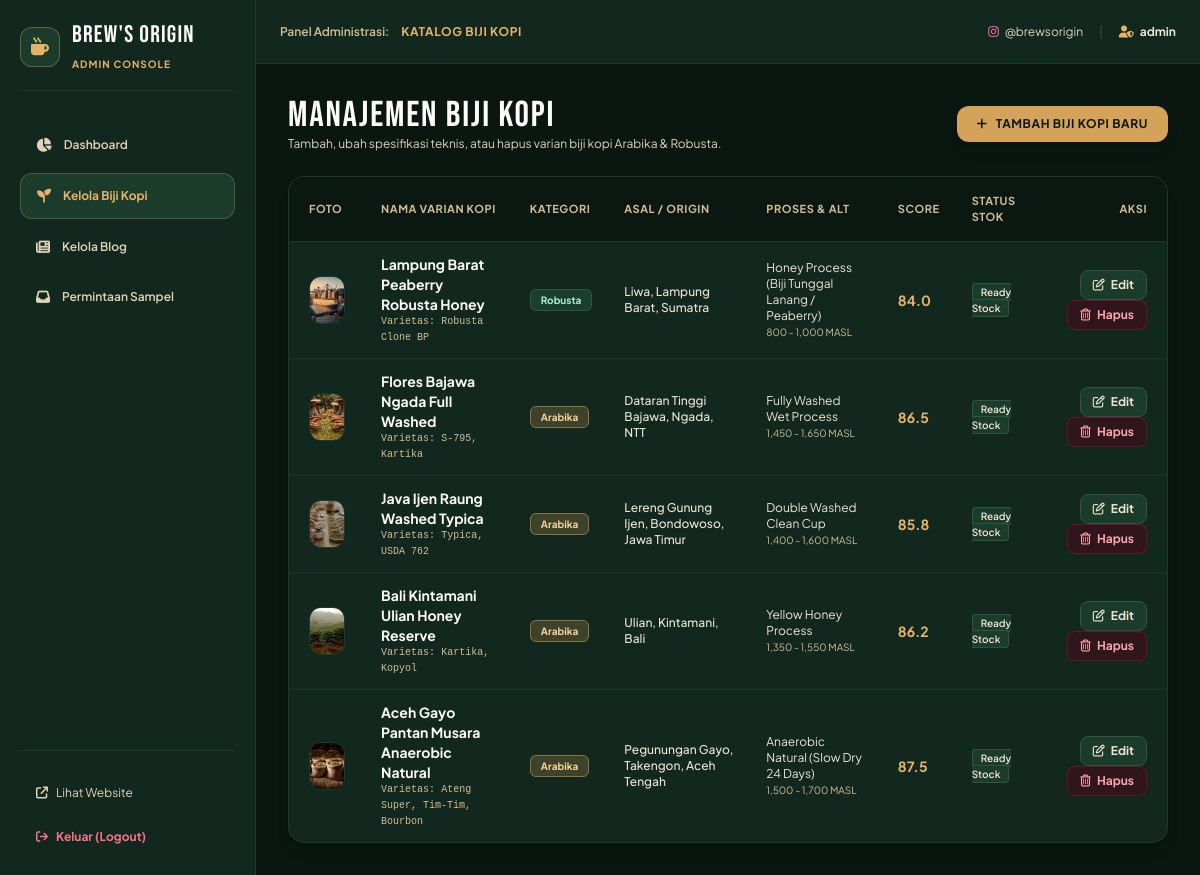
The page /admin/beans (signed in) on the database its author committed.
### models.py (models this page shows, shortened)
class CoffeeBean(db.Model):
    __tablename__ = 'coffee_beans'
    id = db.Column(db.Integer, primary_key=True)
    name = db.Column(db.String(150), nullable=False)
    slug = db.Column(db.String(180), unique=True, nullable=False)
    category = db.Column(db.String(50), nullable=False, default='Arabika') # Arabika or Robusta
    origin = db.Column(db.String(120), nullable=False) # e.g. Aceh Gayo, Bali Kintamani
    altitude = db.Column(db.String(80), default='1,400 - 1,700 MASL')
    process = db.Column(db.String(80), default='Full Washed') # Natural, Washed, Honey, Anaerobic, Wet Hulled
    variety = db.Column(db.String(120), default='Typica, Bourbon')
    cupping_score = db.Column(db.Float, default=85.0)
    flavor_notes = db.Column(db.String(255), default='Chocolate, Nutty, Brown Sugar') # Comma-separated
    moisture = db.Column(db.String(50), default='11.5%')
    screen_size = db.Column(db.String(80), default='Screen 16-18 (Grade 1)')
    defect_rate = db.Column(db.String(80), default='< 1%')
    roast_recommendation = db.Column(db.String(120), default='Medium Roast')
    crop_year = db.Column(db.String(50), default='2024 / 2025')
    packaging = db.Column(db.String(100), default='GrainPro + Jute Bag 60 Kg')
    moq = db.Column(db.String(80), default='1 Bag (60 Kg)')
    price_estimate = db.Column(db.String(100), default='Hubungi Kami')
    description = db.Column(db.Text, nullable=True)
    image_url = db.Column(db.String(255), default='/static/assets/coffee-beans-sacks.jpg')
    is_featured = db.Column(db.Boolean, default=False)
    status = db.Column(db.String(50), default='Ready Stock') # Ready Stock, Limited, Incoming Harvest
    created_at = db.Column(db.DateTime, default=utc_now)
    updated_at = db.Column(db.DateTime, default=utc_now, onupdate=utc_now)

### app.py (the view)
@app.route('/admin/beans')
@login_required
def admin_beans():
    beans = CoffeeBean.query.order_by(CoffeeBean.created_at.desc()).all()
    return render_template('admin/beans.html', beans=beans)

### app.py (called while the page is built)
def login_required(f):
    @wraps(f)
    def decorated_function(*args, **kwargs):
        if not session.get('admin_logged_in'):
            flash('Silakan login terlebih dahulu untuk mengakses panel admin.', 'warning')
            return redirect(url_for('admin_login'))
        return f(*args, **kwargs)
    return decorated_function

@app.context_processor
def inject_global_vars():
    return {
        'config': app.config,
        'instagram_handle': app.config['INSTAGRAM_HANDLE'],
        'instagram_url': app.config['INSTAGRAM_URL'],
        'whatsapp_number': app.config['WHATSAPP_NUMBER']
    }

### templates/admin/beans.html (shortened to what this page needs)
{% extends "admin/layout.html" %}
{% block section_name %}Katalog Biji Kopi{% endblock %}
{% block content %}
<div class="space-y-6">
    <div class="flex flex-col sm:flex-row justify-between items-start sm:items-center gap-4">
        <div>
            <h1 class="font-bebas text-4xl text-cream-50">MANAJEMEN BIJI KOPI</h1>
            <p class="text-xs text-cream-300">Tambah, ubah spesifikasi teknis, atau hapus varian biji kopi Arabika & Robusta.</p>
        </div>
        <a href="{{ url_for('admin_bean_new') }}" class="btn-primary px-5 py-2.5 rounded-xl text-xs font-bold uppercase tracking-wider flex items-center gap-2 shadow-lg">
            <i class="fa-solid fa-plus text-forest-950"></i> Tambah Biji Kopi Baru
        </a>
    </div>
    <div class="bg-forest-900 border border-forest-800 rounded-2xl overflow-hidden shadow-lg">
        <div class="overflow-x-auto">
            <table class="w-full text-left text-xs">
                <thead>
                    <tr class="bg-forest-950/90 border-b border-forest-800 text-cream-400 uppercase tracking-wider text-[11px]">
                        <th class="py-4 px-5">Foto</th>
                        <th class="py-4 px-4">Nama Varian Kopi</th>
                        <th class="py-4 px-4">Kategori</th>
                        <th class="py-4 px-4">Asal / Origin</th>
                        <th class="py-4 px-4">Proses & Alt</th>
                        <th class="py-4 px-4">Score</th>
                        <th class="py-4 px-4">Status Stok</th>
                        <th class="py-4 px-5 text-right">Aksi</th>
                    </tr>
                </thead>
                <tbody class="divide-y divide-forest-800/80">
                    {% for bean in beans %}
                        <tr class="hover:bg-forest-800/50 transition-colors">
                            <td class="py-3 px-5">
                                <img src="{{ bean.image_url }}" alt="" class="w-12 h-12 rounded-xl object-cover border border-forest-800">
                            </td>
                            <td class="py-3 px-4">
                                <div class="font-bold text-cream-50 text-sm">{{ bean.name }}</div>
                                <div class="text-[10px] text-cream-400 font-mono">Varietas: {{ bean.variety }}</div>
                            </td>
                            <td class="py-3 px-4">
                                {% if bean.category == 'Arabika' %}
                                    <span class="badge-arabica px-2.5 py-1 rounded-md text-[10px] font-bold">Arabika</span>
                                {% else %}
                                    <span class="badge-robusta px-2.5 py-1 rounded-md text-[10px] font-bold">Robusta</span>
                                {% endif %}
                            </td>
                            <td class="py-3 px-4 text-cream-200 font-medium">{{ bean.origin }}</td>
                            <td class="py-3 px-4">
                                <div class="text-cream-200">{{ bean.process }}</div>
                                <div class="text-[10px] text-cream-400">{{ bean.altitude }}</div>
                            </td>
                            <td class="py-3 px-4 font-bold text-gold-400 text-sm">
                                {{ bean.cupping_score or '-' }}
                            </td>
                            <td class="py-3 px-4">
                                <span class="px-2 py-0.5 rounded text-[10px] font-semibold bg-forest-800 text-cream-200 border border-forest-700">
                                    {{ bean.status }}
                                </span>
                            </td>
                            <td class="py-3 px-5 text-right space-x-2">
                                <a href="{{ url_for('admin_bean_edit', id=bean.id) }}" class="inline-block px-3 py-1.5 rounded-lg bg-forest-800 hover:bg-forest-700 text-cream-200 hover:text-gold-400 font-bold transition-colors border border-forest-700">
                                    <i class="fa-regular fa-pen-to-square mr-1"></i> Edit
                                </a>
                                <form method="POST" action="{{ url_for('admin_bean_delete', id=bean.id) }}" class="inline-block" onsubmit="return confirm('Apakah Anda yakin ingin menghapus biji kopi ini? Data yang terhapus tidak dapat dikembalikan.');">
                                    <button type="submit" class="px-3 py-1.5 rounded-lg bg-rose-950/50 hover:bg-rose-900/60 text-rose-300 font-bold transition-colors border border-rose-900/60">
                                        <i class="fa-regular fa-trash-can mr-1"></i> Hapus
                                    </button>
                                </form>
                            </td>
                        </tr>
                    {% else %}
                        <tr>
                            <td colspan="8" class="text-center py-12 text-cream-400 text-xs">
                                Belum ada data biji kopi di database.
                            </td>
                        </tr>
                    {% endfor %}
                </tbody>
            </table>
        </div>
    </div>
</div>
{% endblock %}

### static/css/custom.css (style rules this page uses)
:root { --color-forest-darkest: #0a1711; --color-forest-dark: #12281e; --color-forest-card: #183528; --color-forest-surface: #1e4232; --color-forest-border: #2b5542; --color-forest-accent: #2e694d; --color-forest-hover: #3a805e; --color-cream-50: #fdfbf7; --color-cream-100: #f7f2e7; --color-cream-200: #efe5d3; --color-cream-300: #e2d2b8; --color-cream-400: #d1bc97; --color-cream-500: #bfa577; --color-cream-text: #f5eedf; --color-cream-muted: #d0c4b2; --color-gold-accent: #d4a359; --color-gold-hover: #e5b46a; --font-heading: 'Bebas Neue', sans-serif; --font-body: 'Plus Jakarta Sans', system-ui, -apple-system, sans-serif; }
body { font-family: var(--font-body); background-color: var(--color-forest-darkest); color: var(--color-cream-text); margin: 0; padding: 0; overflow-x: hidden; }
h1, h2, h3, .font-heading, .brand-font { font-family: var(--font-heading); letter-spacing: 0.04em; }
.font-bebas { font-family: var(--font-heading); letter-spacing: 0.05em; }
.badge-arabica { background: rgba(212, 163, 89, 0.22); color: #f7d59b; border: 1px solid rgba(212, 163, 89, 0.5); }
.badge-robusta { background: rgba(46, 105, 77, 0.35); color: #a7f3d0; border: 1px solid rgba(46, 105, 77, 0.6); }
.btn-primary { background-color: var(--color-gold-accent); color: #0a1711; font-weight: 700; transition: all 0.2s ease; }

### rows shown on the page
CoffeeBean: image_url (picture), name "Lampung Barat Peaberry Robusta Honey", variety "Robusta Clone BP", category "Robusta", origin "Liwa, Lampung Barat, Sumatra", process "Honey Process (Biji Tunggal Lanang / Peaberry)", altitude "800 - 1,000 MASL", cupping_score "84.0", status "Ready Stock"
CoffeeBean: image_url (picture), name "Flores Bajawa Ngada Full Washed", variety "S-795, Kartika", category "Arabika", origin "Dataran Tinggi Bajawa, Ngada, NTT", process "Fully Washed Wet Process", altitude "1,450 - 1,650 MASL", cupping_score "86.5", status "Ready Stock"
CoffeeBean: image_url (picture), name "Java Ijen Raung Washed Typica", variety "Typica, USDA 762", category "Arabika", origin "Lereng Gunung Ijen, Bondowoso, Jawa Timur", process "Double Washed Clean Cup", altitude "1,400 - 1,600 MASL", cupping_score "85.8", status "Ready Stock"
CoffeeBean: image_url (picture), name "Bali Kintamani Ulian Honey Reserve", variety "Kartika, Kopyol", category "Arabika", origin "Ulian, Kintamani, Bali", process "Yellow Honey Process", altitude "1,350 - 1,550 MASL", cupping_score "86.2", status "Ready Stock"
CoffeeBean: image_url (picture), name "Aceh Gayo Pantan Musara Anaerobic Natural", variety "Ateng Super, Tim-Tim, Bourbon", category "Arabika", origin "Pegunungan Gayo, Takengon, Aceh Tengah", process "Anaerobic Natural (Slow Dry 24 Days)", altitude "1,500 - 1,700 MASL", cupping_score "87.5", status "Ready Stock"

### other values the page prints
{{ session.get('admin_user', 'Administrator') }} "admin"
